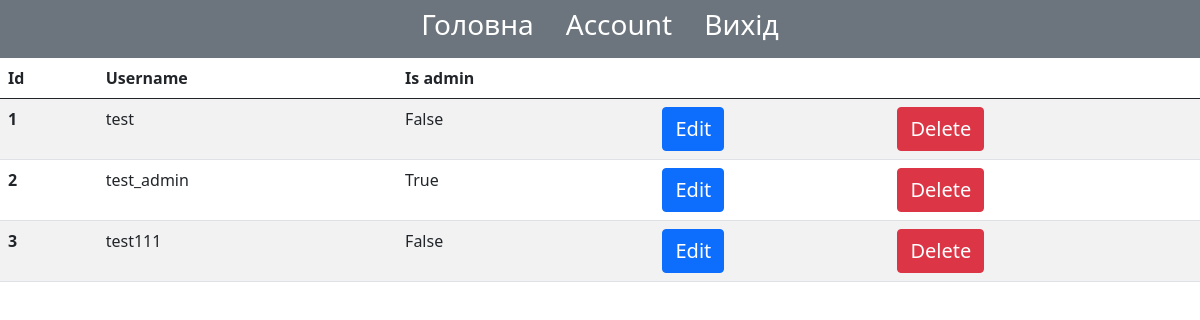
/auth/administrator/users-list (signed in), run on an earlier commit of the app's database.
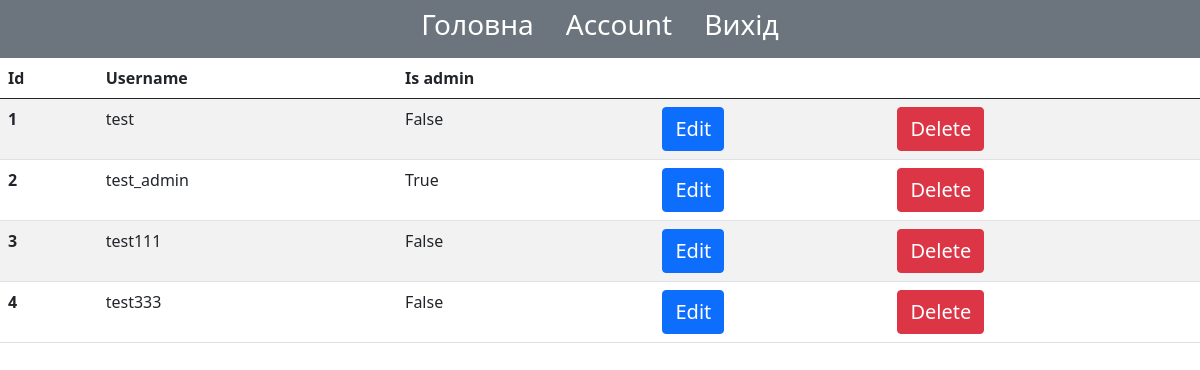
And on a later commit of the database.
### app/profile/models.py (models this page shows, shortened)
class User(db.Model, UserMixin):
    id = db.Column(db.Integer, primary_key=True)
    username = db.Column(db.String(30), unique=True, nullable=False)
    email = db.Column(db.String(120), unique=True, nullable=False)
    about_me = db.Column(db.String(400),  nullable=True)
    last_seen = db.Column(db.DateTime, default=datetime.now())
    password = db.Column(db.String(60), nullable=False)
    image_file = db.Column(db.String(20), nullable=False, server_default='default.jpg')
    admin = db.Column(db.Boolean, default=False)
    def is_admin(self):
        return self.admin

### app/profile/view.py (the view)
@user_bp.route('/administrator/users-list')
@login_required
@admin_login_required
def users_list_admin():
    users = User.query.all()
    return render_template('users-list-admin.html', title='List users', users=users)

### app/profile/view.py (called while the page is built)
@login_manager.user_loader
def user_loader(user_id):
    return User.query.get(int(user_id))

def admin_login_required(func):
    @wraps(func)
    def decorated_view(*args, **kwargs):
        if not current_user.is_admin():
            return abort(403)
        return func(*args, **kwargs)
    return decorated_view

@user_bp.after_request
def after_request(response):
    if current_user:
        current_user.last_seen = datetime.now()
        try:
            db.session.commit()
        except:
            flash('Error while update user last seen!', 'danger')
    return response

### app/profile/templates/profile/users-list-admin.html (shortened to what this page needs)
{% extends "base_admin.html" %}
{%block content%}
<table class="table table-striped">
  <thead>
    <tr>
      <th scope="col">Id</th>
      <th scope="col">Username</th>
      <th scope="col">Is admin</th>
      <th scope="col"></th>
      <th scope="col"></th>
    </tr>
  </thead>
  <tbody>
    {%for user in users%}
         <tr>
      <th>{{user.id}}</th>
      <td>{{user.username}}</td>
      <td>{{user.admin}}</td>
      <td><a href="{{url_for('user_bp_in.user_update_admin', id=user.id)}}" class="btn btn-primary fs-5"> Edit </a></td>
      <td><a href="{{url_for('user_bp_in.user_delete_admin', id=user.id)}}" class="btn  btn-danger fs-5"> Delete </a></td>
    </tr>
    {%endfor%}
  </tbody>
</table>
{% endblock %}

### app/profile/templates/profile/base_admin.html (shortened to what this page needs)
<!DOCTYPE html>
<html lang="en">
<head>
    <link href="https://cdn.jsdelivr.net/npm/bootstrap@5.0.0-beta2/dist/css/bootstrap.min.css"
          rel="stylesheet"
>
    <link rel="stylesheet" type="text/css" href="{{ url_for('static', filename='css/custom.css') }}">
</head>
<body style="background-image: none;">
<ul class="nav justify-content-center navbar-expand-lg navbar-light bg-secondary">
  <li class="nav-item">
    <a class="nav-link active text-white h3" href="{{url_for('user_bp_in.home_admin')}}">Головна</a>
  </li>
  <li class="nav-item">
    <a class="nav-link text-white h3" href="{{url_for('user_bp_in.account')}}">Account</a>
  </li>
    <li class="nav-item">
    <a class="nav-link text-white h3" href="{{url_for('user_bp_in.logout')}}">Вихід</a>
  </li>
</ul>
{%block content%}
{% endblock %}
</body>
</html>

### app/static/css/custom.css (style rules this page uses)
body { background-image: url('../images/fon.png'); background-size: 100%; }

What changed in the data, as far as the page shows it:
added User: id "4", username "test333", admin "False"
